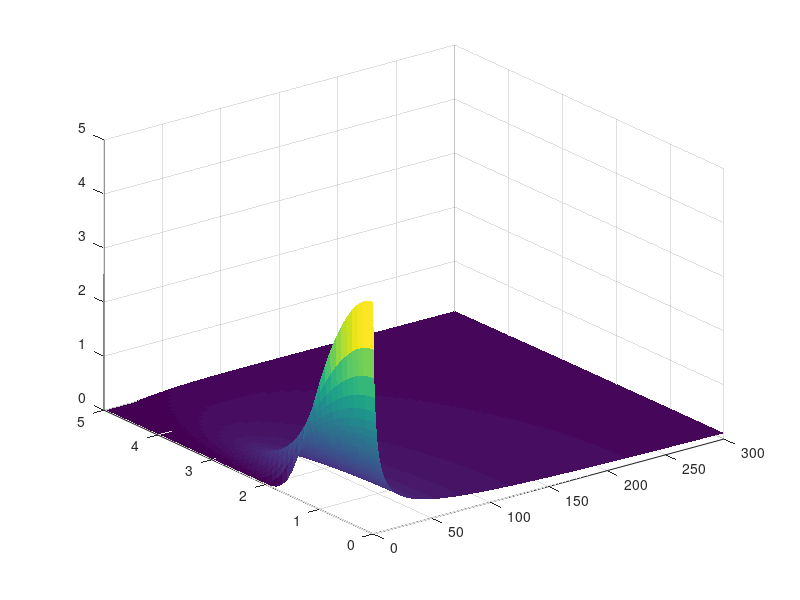

MATLAB code to generate this figure: (Note: this script raises an error after producing the figure.)
%function gives high resolution wake that can be quickly referenced for u-v
%position, rather than having to compute u-v position for each cell in the
%x-y mesh. This should be faster. 
%wake velocities caused by cyclist travelling at 10m/s

%note that v is symmetrical

%inputs for narargin are a and b values - which scale the height and width
%of the wake

%Reference of far-field wake goes to: Johansson paper
function highreswake = make_wake_calibration_adjusted(varargin)
if ~isempty(varargin)
    a = varargin(1);
    a = a{1};
    b = varargin(2);
    b = b{1};
else
    a = 1.14;%scaling of half width to distance
    b = 0.77; %scaling of peak velocity defciet with distance
end
%resolution
r = 0:0.1:5;
x = 0:0.5:300;
%script for empirical far-wake calculation


u_inf = 10; %m/s - constant scaling factor of wake magnitude - this MUST be updated in the main function too
momentum_thickness = 0.5; %m -< not sure what momentum thickness to choose
%can be dependant on rider area.
%momentum thickness can be calculated: when multiplied by u_inf^2, should
%equal the integral of the momentum deficiet across the boundary layer - it
%is the sum drag on the cyclist?

virtual_origin = -2.4*momentum_thickness;





A = 0.049;
B = 0.128;
C = 0.345;
D = 0.134;




half_width = a*(x-virtual_origin).^(1/3)*momentum_thickness^(2/3);
centre_deficiet = b*u_inf*((x-virtual_origin)./momentum_thickness).^(-2/3);
velo_centre = u_inf - centre_deficiet;

r_mom_width = zeros(length(x),length(r));
U_r = zeros(length(x),length(r));
for i = 1:length(x)
r_mom_width(i,:) = r./half_width(i);
%U_r(r) = U_inf - ( (U_inf - U_centre)*(1 + A*r_mom_width^2 + B*r_mom_width^4)*exp( -C*r_mom_width^2 -D*r_mom_width^4));
%U_r(i,:) = u_inf - ( (u_inf - velo_centre(i))*(1 + A*r_mom_width(i,:).^2 + B*r_mom_width(i,:).^4).*exp( -C*r_mom_width(i,:).^2 -D*r_mom_width(i,:).^4));
U_r(i,:) = ( (u_inf - velo_centre(i))*(1 + A*r_mom_width(i,:).^2 + B*r_mom_width(i,:).^4).*exp( -C*r_mom_width(i,:).^2 -D*r_mom_width(i,:).^4));

end

% 
% x = [1:10];
% figure(1)
% hold off
% plot(x,half_width);
% 
% hold on;
% 
% plot(x,centre_deficiet);
% 
% 
% figure(2)
% hold off
g = surf(x,r,U_r')
%axis equal
set(g,'edgecolor','none')

highreswake.velo = U_r;
highreswake.u = x;
highreswake.v = r;

[highreswake.u_mat, highreswake.v_mat] = meshgrid(highreswake.u,highreswake.v);
highreswake.gi = griddedInterpolant(highreswake.u_mat',highreswake.v_mat',highreswake.velo,'nearest');

end